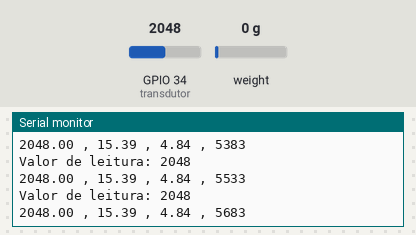
The program below on a simulated ESP32. Parts: the last lines printed to the serial monitor. The test bench sets the inputs (shaded band); at power-on: GPIO 34 (transdutor) = 2048, weight on the scale 0 g. Storage starts empty.

Above: at 5.8 s.
5.9 s: GPIO 34 (transdutor) set to 2866
At 5.96 s:
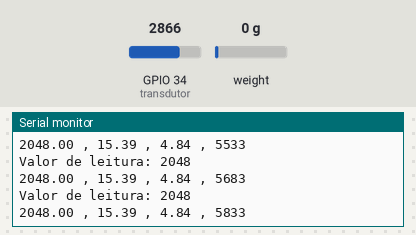
7.4 s: GPIO 34 (transdutor) set to 3603
At 7.46 s:
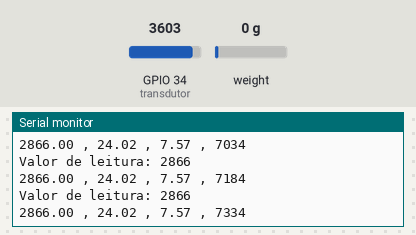
Timing chart, 0 to 10.4 s (numbered marks = the images above; inputs shaded):
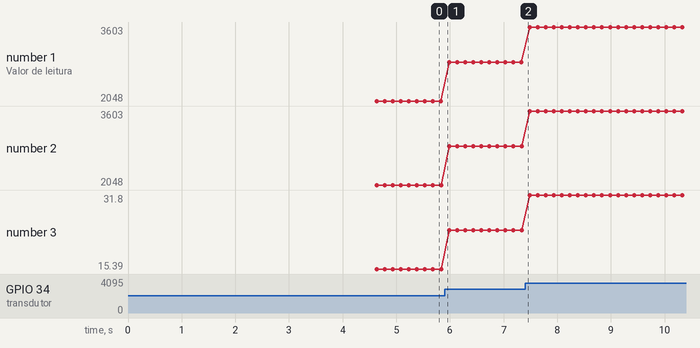

Measured:
- plotted number 1: 2048 → 2866 after the input at 5.9 s, 2866 → 3603 after the input at 7.4 s
- plotted number 2: 2048 → 2866 after the input at 5.9 s, 2866 → 3603 after the input at 7.4 s
- plotted number 3: 15.39 → 24.02 after the input at 5.9 s, 24.02 → 31.8 after the input at 7.4 s

The program:

main.cpp
```cpp
/*Developed by: Emanoel Henmerson Cavalcante Soares
  Avionics Manager - Kosmos Rocketry

  Letícia Gabriely Witt
  Research and Development Manager - Kosmos Rocketry

  Wagner Ferreira Barbosa Junior
  Research and Development Analyst - Kosmos Rocketry

  Tayná da Silva Rosa
  Research and Development Analyst - Kosmos Rocketry

  Eric Marcel de Andrade Bliesener
  Acrux Aerospace Technologies
  07/06/2024 */


#include "HX711.h"   // Biblioteca para o sensor de carga HX711
#include "FS.h"      // Biblioteca do sistema de arquivos
#include "SD.h"      // Biblioteca para manipulação do cartão SD
#include <SPI.h>     // Biblioteca SPI para comunicação

// Definição dos pinos de comunicação do cartão SD - CS=5  MOSI = 23, sck = 18, MISO = 19;
#define p_SD 5

// Definição dos pinos para o sensor de carga HX711
const int LOADCELL_DOUT_PIN = 2;  // Pino de saída de dados do HX711
const int LOADCELL_SCK_PIN = 32;  // Pino de clock do HX711

float pressao_sd;
float pressao_10;
float pressao_convertida;

HX711 scale; // Criação de uma instância para o sensor de carga

String dataMessage; // String para armazenar os dados a serem gravados no SD

//configurações transdutor no pino 35
#define transdutor 34
#define avg_n 50

unsigned long ti;
unsigned long tf;
unsigned long delta_t;

// Função para criar um diretório no cartão SD
void createDir(fs::FS &fs, const char *path) {
  Serial.printf("Creating Dir: %s\n", path);
  if (fs.mkdir(path)) {
    Serial.println("Dir created");
  } else {
    Serial.println("mkdir failed");
  }
}

// Função para adicionar dados ao final de um arquivo no cartão SD
void appendFile(fs::FS &fs, const char * path, const char * message){
  //Serial.printf("Appending to file: %s\n", path);

  File file = fs.open(path, FILE_APPEND); // Abre o arquivo no modo de adição
  if(!file){
    Serial.println("Failed to open file for appending");
    return;
  }
  if(file.print(message)){
    //Serial.println("Message appended");
  } else {
    Serial.println("Append failed");
  }
  file.close();
}

// Função para ler o conteúdo de um arquivo do cartão SD
void readFile(fs::FS &fs, const char * path){
  Serial.printf("Reading file: %s\n", path);

  File file = fs.open(path);
  if(!file){
    Serial.println("Failed to open file for reading");
    return;
  }

  Serial.print("Read from file: ");
  while(file.available()){
    Serial.write(file.read());
  }
  file.close();
}
/*
struct result //Transdutor
{
  float avg;
  float std_dev;
};

result avg_read()//Transdutor
{
  float avg=0;
  float leitura[avg_n];
  float vari=0;
  uint8_t i=0;
  for (i=0; i<avg_n-1; i++) leitura[i] = static_cast <float> (analogRead(transdutor));
  for (i=0; i<avg_n-1; i++) avg += leitura[i];
  avg /= avg_n;
  for (i=0; i<avg_n-1; i++) vari += (leitura[i]-avg)*(leitura[i]-avg);
  return {avg, sqrt(vari/avg_n)};
}
*/
float transductorFuncao()
{
  /*ti =  micros();
  result media = avg_read();
  tf = micros();

  Serial.printf ("Media: %f \nDesvio Padrao: %f \n" , media.avg, media.std_dev);
  delta_t =  tf-ti;
  Serial.printf ("Tempo para %d leituras: %d microssegundos", avg_n, delta_t);
  while (micros()-ti < 8000){}
  Serial.println("\n\n-----------\n");
  return media.avg;*/
  int sensor;
  sensor = analogRead(transdutor);

  Serial.print("Valor de leitura: ");
  Serial.println(sensor);

  return sensor;
}
// Função de configuração inicial do sistema
void setup() {

  Serial.begin(115200); // Inicializa a comunicação serial a 115200 bps

  Serial.println("Teste SD CARD");

  // Verifica se o cartão SD foi montado corretamente
  if (!SD.begin(p_SD)) {
    Serial.println("Card Mount Failed");
  } else {
    Serial.println("Encontrou o modulo");
  }

  uint8_t cardType = SD.cardType();

  // Verifica o tipo do cartão SD
  if (cardType == CARD_NONE) {
    Serial.println("No SD card attached");
  }else {
    Serial.println("Encontrou o sd card");
  }

  Serial.print("SD Card Type: ");
  if (cardType == CARD_MMC) {
    Serial.println("MMC");
  } else if (cardType == CARD_SD) {
    Serial.println("SDSC");
  } else if (cardType == CARD_SDHC) {
    Serial.println("SDHC");
  } else {
    Serial.println("UNKNOWN");
  }

  // Calibração da célula de carga
  Serial.println("Initializing the scale");

  scale.begin(LOADCELL_DOUT_PIN, LOADCELL_SCK_PIN);

  /*----------------------------------------------------------------------------------------------------------------
  --------------------------------------------------------------------------------------------------*/
  scale.set_scale(25772.0/6.098f);  // Define o fator de escala para o sensor de carga após a calibração 26409.0/6.098f
  scale.tare();			// Define o peso inicial para zero

  // Exibe informações de calibração do sensor de carga
  Serial.println("After setting up the scale:");

  Serial.print("read: \t\t");
  Serial.println(scale.read());               // Leitura direta do ADC

  Serial.print("read average: \t\t");
  Serial.println(scale.read_average(20));     // Média de 20 leituras do ADC

  Serial.print("get value: \t\t");
  Serial.println(scale.get_value(5));		    // Média de 5 leituras menos o peso inicial

  Serial.print("get units: \t\t");
  Serial.println(scale.get_units(10), 1);     // Conversão da média de 10 leituras para unidades de peso

  Serial.println("Readings:");

  // Grava o cabeçalho do arquivo no cartão SD
  appendFile(SD, "/data.txt", "pressao_bruta, pressao_filtrada_Mpa, pressao_transdutor_10Mpa_redundancia, tempo \n");

  //Definição transdutor
  pinMode(transdutor, INPUT);
}

// Loop principal do código que será executado repetidamente
void loop() {

  ti =  micros();

  pressao_sd = transductorFuncao();
  pressao_convertida = (pressao_sd - 590)/(94.73684210526); //calibracao transdutor
  pressao_10 = (pressao_sd-595)/300; //transdutor 10Mpa
  //(pressao_sd)*(94.73684210526) + 550 -> transdutor 30Mpa

  // Montagem da string de dados com os valores lidos --alteração * 9.8
  //dataMessage = String(scale.get_units(1), 1) + " , " + String(scale.get_units(1) * 9.81, 1) + " , " + String(pressao_sd) + " , " + String(pressao_convertida) + " , " + String(millis()) + "\r\n";
  dataMessage = String(String(pressao_sd) + " , " + String(pressao_convertida) + " , " + String(pressao_10) + " , " + String(millis()) + "\r\n");
  Serial.println(dataMessage); // Exibe os dados na serial


  // Grava os dados no arquivo do cartão SD
  appendFile(SD, "/data.txt", dataMessage.c_str());

  //MUDAR NA HORA DO TESTE 150000 -> 15000
  //TESTE ESTATICO MOTOR SARCOFAGO -> 8000 PARA O TESTE, PARA VISUALIZAÇÃO 150000
  while (micros()-ti < 150000){} // Aguarda 15ms antes de realizar a próxima leitura
}
```
